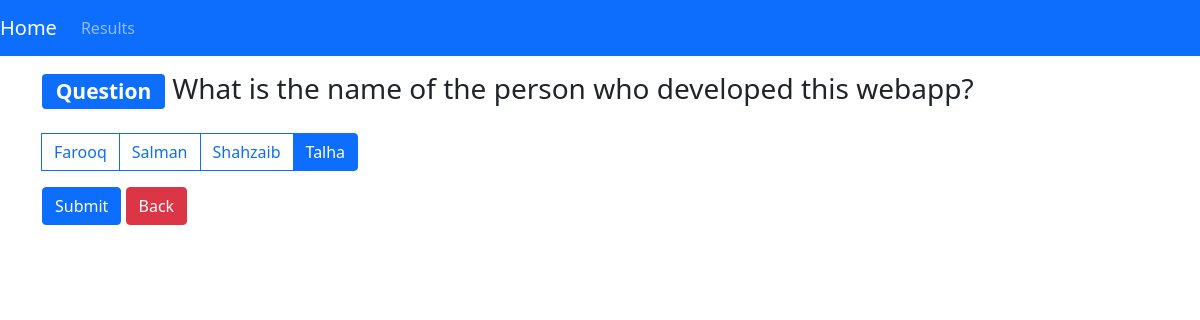
/1/, run on the app's committed database.
### djangolab/models.py (models this page shows, shortened)
class Question(models.Model):
    question_text = models.CharField(max_length=255)
    pub_date = models.DateTimeField(auto_now=True)

class Options(models.Model):
    question = models.ForeignKey(Question, on_delete = models.CASCADE)
    choice_text = models.CharField(max_length=100)
    votes = models.IntegerField(default=0)

### djangolab/views.py (the view, shortened to what this page needs)
# urls.py: path('<int:question_id>/', getData),
def getData(request, **kwargs):
    if request.method == "GET":
        question_id = kwargs["question_id"]
        question = Question.objects.get(pk=question_id)
        opt = question.options_set.all()
        return render(request, 'djangolab/options.html', {"data": opt, "question": question})

### djangolab/templates/djangolab/options.html (shortened to what this page needs)
{% extends "djangolab/base.html" %}
{% block content %}
    <div class="container mt-3">
        <h3><span class="badge bg-primary">Question</span> {{ question.question_text }}</h3>
        {% if data %}
            <form method="POST">
                <div class="btn-group mt-3" role="group" aria-label="Basic radio toggle button group">
                    {% for option in data %}
                        <label class="btn btn-outline-primary" for="c{{ option.id }}">{{ option.choice_text }}</label>
                    {% endfor %}
                </div>
                <div class="mt-3">
                    <button type="submit" class="save btn btn-primary">Submit</button>
                    <a href="/" class="btn btn-danger">Back</a>
                </div>
            </form>
        {% else %}
            <p>Sorry No Options Found</p>
            <a href="/" class="btn btn-danger">Back</a>
        {% endif %}
    </div>
{% endblock content %}

### data on the page
Question: question_text "What is the name of the person who developed this webapp?"
Options: choice_text "Farooq"
Options: choice_text "Salman"
Options: choice_text "Shahzaib"
Options: choice_text "Talha"
